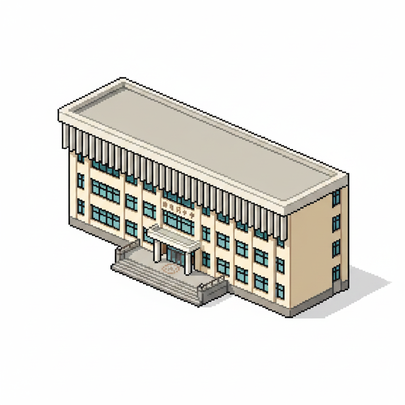
#> input picture resources/assets/buildings_3d/中正圖書館.png, 405 x 405 px, shrunk from 1024 x 1024 before the run; its folder holds 5 pictures in this run
$ python trim_3d.py
#> lines starting #> are read from the running program, lines starting #| are printed output that depends on the picture
#!/usr/bin/env python3
"""一次性前處理：把 resources/assets/buildings_3d/ 內每張 PNG 的白色背景
去除，並將去背裁切後的結果存到 resources/assets/buildings_3d_trimmed/。

與 trim_tiles.py 做法相同，但針對 3D／斜視角的 tile 集合調校：這組素材
使用純白背景，而非俯視 tile 所附的灰底。

用法：
    python3 tools/trim_3d.py
"""
from PIL import Image, ImageDraw
from pathlib import Path

ROOT = Path(__file__).resolve().parent.parent
SRC  = ROOT / "resources/assets/buildings_3d"
DST  = ROOT / "resources/assets/buildings_3d_trimmed"
TOL  = 25
# SRC 內並非真正建築 tile 的檔案。
SKIP_SUFFIXES = ("_thumb.jpeg", "_thumb.png")
SKIP_TOKENS   = ("_nb2_test", "_test", "_old")
SKIP_NAMES    = {"general_building.png"}


def trim(src_path: Path) -> Image.Image:
    """裁掉單張 tile 的白色背景並回傳裁切後的圖像。

    參數：
        src_path：來源 PNG 的路徑。
    回傳：
        去背並裁到前景外框的 RGBA Image；若全圖皆被去背則回傳原圖。

    做法：從四個角落以 floodfill 把白底填成洋紅色哨兵值，再把該哨兵色
    轉成全透明，最後依前景外框 (getbbox) 裁切。
    """
    img = Image.open(src_path).convert("RGB").copy()
#> img is the input picture: PIL image 405x405 RGB; mean R, G, B 229.8, 228.5, 224.1
    w, h = img.size
#> w = 405; h = 405
    SENT = (255, 0, 255)
    for corner in [(0, 0), (w - 1, 0), (0, h - 1), (w - 1, h - 1)]:
        ImageDraw.floodfill(img, corner, SENT, thresh=TOL)
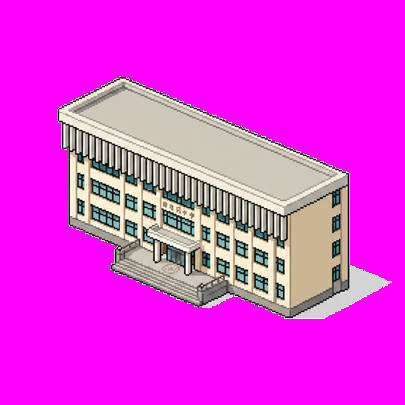
#> img: PIL image 405x405 RGB; mean R, G, B 230.5, 52.5, 224.8
    rgba = img.convert("RGBA")
    px = list(rgba.getdata())
#> px = 164025 items
    rgba.putdata([
        (255, 255, 255, 0) if (p[0] > 240 and p[1] < 40 and p[2] > 240) else p
        for p in px
    ])
    bbox = rgba.getbbox()
#> bbox = (57, 76, 392, 319)
    return rgba.crop(bbox) if bbox else rgba
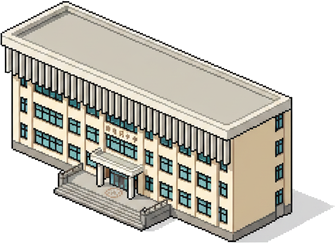
#> returned value: PIL image 335x243 RGBA; mean R, G, B, A 205.6, 202.9, 194.1, 157.9; transparent parts drawn white


def main():
    """主流程：批次去背裁切 SRC 內所有 PNG 並輸出到 DST。

    無參數、無回傳值。建立輸出資料夾，依 SKIP_NAMES／SKIP_TOKENS／
    SKIP_SUFFIXES 過濾掉非建築 tile 的檔案，逐張裁切後存檔並印出尺寸，
    最後印出處理總數。
    """
    DST.mkdir(exist_ok=True)
    sources = []
    for p in sorted(SRC.glob("*.png")):
        if p.name in SKIP_NAMES:
            continue
        if any(tok in p.name for tok in SKIP_TOKENS):
            continue
        if p.name.endswith(SKIP_SUFFIXES):
            continue
        sources.append(p)

    for src in sources:
        out = DST / src.name
        trimmed = trim(src)
        trimmed.save(out)
        print(f"  {src.name}: -> {trimmed.size[0]}x{trimmed.size[1]}")
#|   中正圖書館.png: -> 335x243
    print(f"\n{len(sources)} tiles trimmed -> {DST.relative_to(ROOT)}")


if __name__ == "__main__":
    main()
